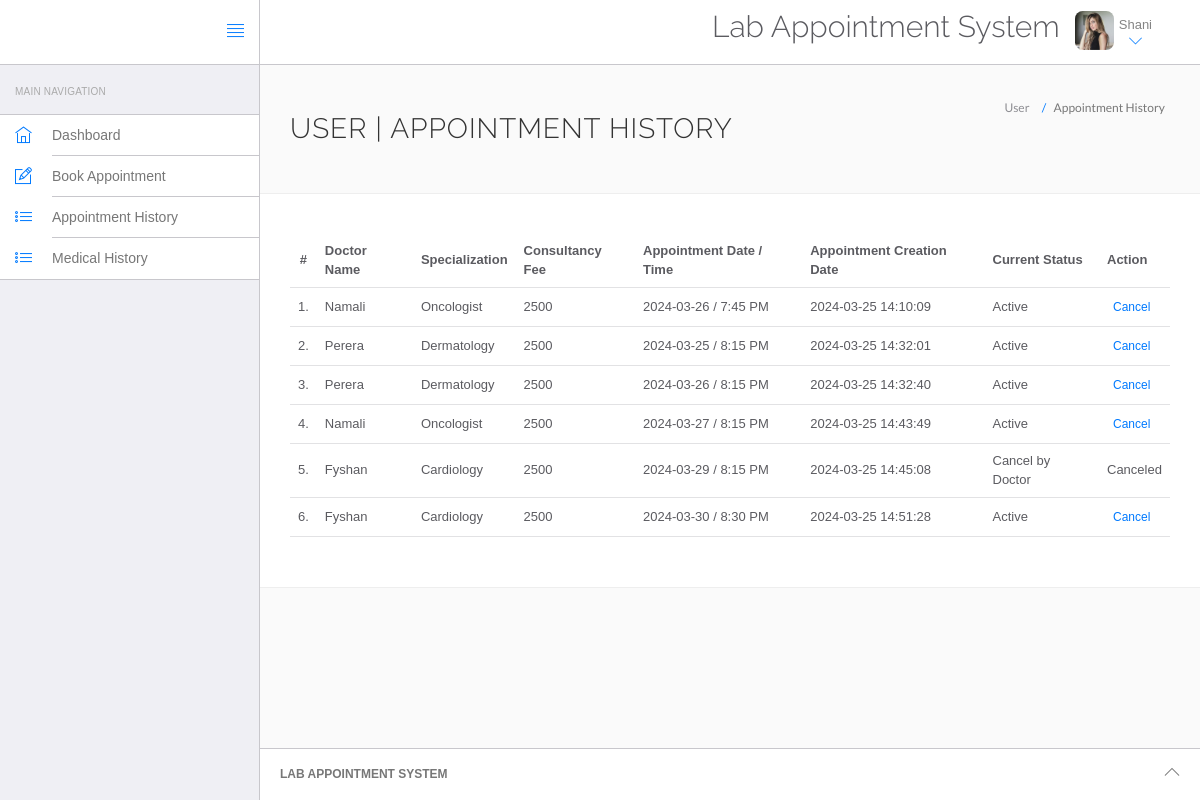
/las/appointment-history.php (signed in), run on the app's committed database.
### tables this page shows
CREATE TABLE `users` (
  `id` int(11) NOT NULL,
  `fullName` varchar(255) DEFAULT NULL,
  `address` longtext DEFAULT NULL,
  `city` varchar(255) DEFAULT NULL,
  `gender` varchar(255) DEFAULT NULL,
  `email` varchar(255) DEFAULT NULL,
  `password` varchar(255) DEFAULT NULL,
  `regDate` timestamp NULL DEFAULT current_timestamp(),
  `updationDate` timestamp NULL DEFAULT NULL ON UPDATE current_timestamp()
);

CREATE TABLE `appointment` (
  `id` int(11) NOT NULL,
  `doctorSpecialization` varchar(255) DEFAULT NULL,
  `doctorId` int(11) DEFAULT NULL,
  `userId` int(11) DEFAULT NULL,
  `consultancyFees` int(11) DEFAULT NULL,
  `appointmentDate` varchar(255) DEFAULT NULL,
  `appointmentTime` varchar(255) DEFAULT NULL,
  `postingDate` timestamp NULL DEFAULT current_timestamp(),
  `userStatus` int(11) DEFAULT NULL,
  `doctorStatus` int(11) DEFAULT NULL,
  `updationDate` timestamp NULL DEFAULT NULL ON UPDATE current_timestamp()
);

CREATE TABLE `doctors` (
  `id` int(11) NOT NULL,
  `specilization` varchar(255) DEFAULT NULL,
  `doctorName` varchar(255) DEFAULT NULL,
  `address` longtext DEFAULT NULL,
  `docFees` varchar(255) DEFAULT NULL,
  `contactno` bigint(11) DEFAULT NULL,
  `docEmail` varchar(255) DEFAULT NULL,
  `password` varchar(255) DEFAULT NULL,
  `creationDate` timestamp NULL DEFAULT current_timestamp(),
  `updationDate` timestamp NULL DEFAULT NULL ON UPDATE current_timestamp()
);

### las/appointment-history.php (the view, shortened to what this page needs)
<?php
include('include/config.php');
if(strlen($_SESSION['id']==0)) {
 header('location:logout.php');
  } else{
?>
<!DOCTYPE html>
<html lang="en">
	<head>
		<link rel="stylesheet" href="vendor/bootstrap/css/bootstrap.min.css">
		<link rel="stylesheet" href="vendor/fontawesome/css/font-awesome.min.css">
		<link rel="stylesheet" href="vendor/themify-icons/themify-icons.min.css">
		<link href="vendor/animate.css/animate.min.css" rel="stylesheet" media="screen">
		<link href="vendor/perfect-scrollbar/perfect-scrollbar.min.css" rel="stylesheet" media="screen">
		<link href="vendor/switchery/switchery.min.css" rel="stylesheet" media="screen">
		<link href="vendor/bootstrap-touchspin/jquery.bootstrap-touchspin.min.css" rel="stylesheet" media="screen">
		<link href="vendor/select2/select2.min.css" rel="stylesheet" media="screen">
		<link href="vendor/bootstrap-datepicker/bootstrap-datepicker3.standalone.min.css" rel="stylesheet" media="screen">
		<link href="vendor/bootstrap-timepicker/bootstrap-timepicker.min.css" rel="stylesheet" media="screen">
		<link rel="stylesheet" href="assets/css/styles.css">
		<link rel="stylesheet" href="assets/css/plugins.css">
		<link rel="stylesheet" href="assets/css/themes/theme-1.css" id="skin_color" />
	</head>
	<body>
		<div id="app">
<?php include('include/sidebar.php');?>
			<div class="app-content">
					<?php include('include/header.php');?>
				<div class="main-content" >
					<div class="wrap-content container" id="container">
						<section id="page-title">
							<div class="row">
								<div class="col-sm-8">
									<h1 class="mainTitle">User  | Appointment History</h1>
																	</div>
								<ol class="breadcrumb">
									<li>
										<span>User </span>
									</li>
									<li class="active">
										<span>Appointment History</span>
									</li>
								</ol>
							</div>
						</section>
						<div class="container-fluid container-fullw bg-white">
									<div class="row">
								<div class="col-md-12">
									<table class="table table-hover" id="sample-table-1">
										<thead>
											<tr>
												<th class="center">#</th>
												<th class="hidden-xs">Doctor Name</th>
												<th>Specialization</th>
												<th>Consultancy Fee</th>
												<th>Appointment Date / Time </th>
												<th>Appointment Creation Date  </th>
												<th>Current Status</th>
												<th>Action</th>
											</tr>
										</thead>
										<tbody>
<?php
$sql=mysqli_query($con,"select doctors.doctorName as docname,appointment.*  from appointment join doctors on doctors.id=appointment.doctorId where appointment.userId='".$_SESSION['id']."'");
$cnt=1;
while($row=mysqli_fetch_array($sql))
{
?>
											<tr>
												<td class="center"><?php echo $cnt;?>.</td>
												<td class="hidden-xs"><?php echo $row['docname'];?></td>
												<td><?php echo $row['doctorSpecialization'];?></td>
												<td><?php echo $row['consultancyFees'];?></td>
												<td><?php echo $row['appointmentDate'];?> / <?php echo
												 $row['appointmentTime'];?>
												</td>
												<td><?php echo $row['postingDate'];?></td>
												<td>
<?php if(($row['userStatus']==1) && ($row['doctorStatus']==1))
{
	echo "Active";
}
if(($row['userStatus']==1) && ($row['doctorStatus']==0))
{
	echo "Cancel by Doctor";
}
												?></td>
												<td >
												<div class="visible-md visible-lg hidden-sm hidden-xs">
							<?php if(($row['userStatus']==1) && ($row['doctorStatus']==1))
{ ?>
	<a href="appointment-history.php?id=<?php echo $row['id']?>&cancel=update" onClick="return confirm('Are you sure you want to cancel this appointment ?')"class="btn btn-transparent btn-xs tooltips" title="Cancel Appointment" tooltip-placement="top" tooltip="Remove">Cancel</a>
	<?php } else {
		echo "Canceled";
		} ?>
												</div>
												</td>
											</tr>
											<?php
$cnt=$cnt+1;
											 }?>
										</tbody>
									</table>
								</div>
							</div>
								</div>
					</div>
				</div>
			</div>
	<?php include('include/footer.php');?>
		</div>
	</body>
</html>
<?php } ?>

### las/include/sidebar.php
<div class="sidebar app-aside" id="sidebar">
				<div class="sidebar-container perfect-scrollbar">
<nav>
						<div class="navbar-title">
							<span>Main Navigation</span>
						</div>
						<ul class="main-navigation-menu">
							<li>
								<a href="dashboard.php">
									<div class="item-content">
										<div class="item-media">
											<i class="ti-home"></i>
										</div>
										<div class="item-inner">
											<span class="title"> Dashboard </span>
										</div>
									</div>
								</a>
							</li>
							<li>
								<a href="book-appointment.php">
									<div class="item-content">
										<div class="item-media">
											<i class="ti-pencil-alt"></i>
										</div>
										<div class="item-inner">
											<span class="title"> Book Appointment </span>
										</div>
									</div>
								</a>
							</li>
							<li>
								<a href="appointment-history.php">
									<div class="item-content">
										<div class="item-media">
											<i class="ti-list"></i>
										</div>
										<div class="item-inner">
											<span class="title"> Appointment History </span>
										</div>
									</div>
								</a>
							</li>
<li>
								<a href="manage-medhistory.php">
									<div class="item-content">
										<div class="item-media">
											<i class="ti-list"></i>
										</div>
										<div class="item-inner">
											<span class="title"> Medical History </span>
										</div>
									</div>
								</a>
							</li>
						</ul>
					</nav>
					</div>
			</div>

### las/include/header.php (shortened to what this page needs)
<header class="navbar navbar-default navbar-static-top">
	<div class="navbar-header">
		<a href="#" class="sidebar-toggler pull-right visible-md visible-lg" data-toggle-class="app-sidebar-closed" data-toggle-target="#app">
			<i class="ti-align-justify"></i>
		</a>
	</div>
	<div class="navbar-collapse collapse">
		<ul class="nav navbar-right">
			<li style="padding-top:2% ">
				<h2>Lab Appointment System</h2>
			</li>
			<li class="dropdown current-user">
				<a href class="dropdown-toggle" data-toggle="dropdown">
					<img src="assets/images/image.jpg"> <span class="username">
						<?php $query = mysqli_query($con, "select fullName from users where id='" . $_SESSION['id'] . "'");
						while ($row = mysqli_fetch_array($query)) {
							echo $row['fullName'];
						}
						?> <i class="ti-angle-down"></i></i></span>
				</a>
			</li>
		</ul>
	</div>
</header>

### las/include/footer.php
<footer>
	<div class="footer-inner">
		<div class="pull-left">
			<span class="text-bold text-uppercase"> Lab Appointment System</span>
		</div>
		<div class="pull-right">
			<span class="go-top"><i class="ti-angle-up"></i></span>
		</div>
	</div>
</footer>

### las/assets/css/plugins.css (style rules this page uses)
.perfect-scrollbar { overflow-y: hidden !important; }

### las/assets/css/themes/theme-1.css (style rules this page uses)
body { background: #FAFAFA; }
header .navbar-header { background: #ffffff !important; border-right-color: #c8c7cc !important; border-bottom-color: #c8c7cc !important; }
header .navbar-header .sidebar-toggler, header .navbar-header .sidebar-mobile-toggler { color: #007aff !important; }
header .navbar-collapse { background: #ffffff !important; border-bottom-color: #c8c7cc !important; box-shadow: none !important; }
header .navbar-collapse .navbar-right > li > a { color: #777; }
header .navbar-collapse .navbar-right > li > a i { color: #007aff !important; }
#sidebar { background: #EFEFF4 !important; }
#sidebar:before { border-right-width: "1px" !important; border-right-style: solid; border-right-color: #c8c7cc !important; }
#sidebar nav { border-right-width: "1px" !important; border-right-style: solid; border-right-color: #c8c7cc !important; }
#sidebar nav .navbar-title { color: #aaaaaa; }
#sidebar nav > ul { background: #ffffff !important; border-bottom-color: #c8c7cc !important; border-top-color: #c8c7cc !important; }
#sidebar nav > ul > li > a .item-media > i { color: #007aff !important; }
#sidebar nav > ul > li > a .item-inner { color: #777 !important; border-bottom-color: #c8c7cc; }
#app > footer { background: #ffffff !important; border-top-color: #c8c7cc !important; color: #777; }

### data on the page
users: fullName "Shani"
appointment: doctorId.doctorName "Namali", doctorSpecialization "Oncologist", consultancyFees "2500", appointmentDate "2024-03-26", appointmentTime "7:45 PM", postingDate "2024-03-25 14:10:09", userStatus "Active"
appointment: doctorId.doctorName "Perera", doctorSpecialization "Dermatology", consultancyFees "2500", appointmentDate "2024-03-25", appointmentTime "8:15 PM", postingDate "2024-03-25 14:32:01", userStatus "Active"
appointment: doctorId.doctorName "Perera", doctorSpecialization "Dermatology", consultancyFees "2500", appointmentDate "2024-03-26", appointmentTime "8:15 PM", postingDate "2024-03-25 14:32:40", userStatus "Active"
appointment: doctorId.doctorName "Namali", doctorSpecialization "Oncologist", consultancyFees "2500", appointmentDate "2024-03-27", appointmentTime "8:15 PM", postingDate "2024-03-25 14:43:49", userStatus "Active"
appointment: doctorId.doctorName "Fyshan", doctorSpecialization "Cardiology", consultancyFees "2500", appointmentDate "2024-03-29", appointmentTime "8:15 PM", postingDate "2024-03-25 14:45:08", userStatus "Cancel by Doctor"
appointment: doctorId.doctorName "Fyshan", doctorSpecialization "Cardiology", consultancyFees "2500", appointmentDate "2024-03-30", appointmentTime "8:30 PM", postingDate "2024-03-25 14:51:28", userStatus "Active"
